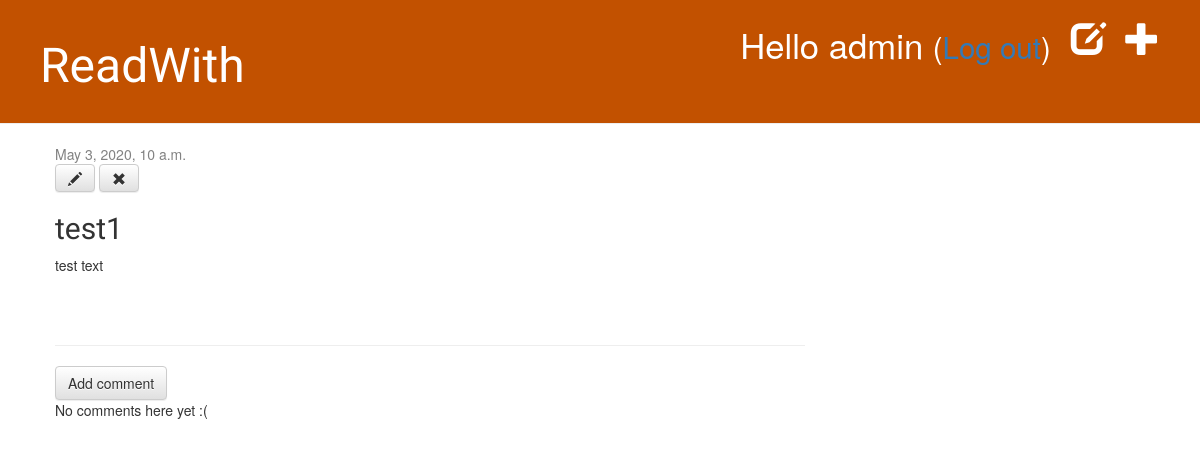
The page /post/1/ (signed in) on the database as committed earlier.
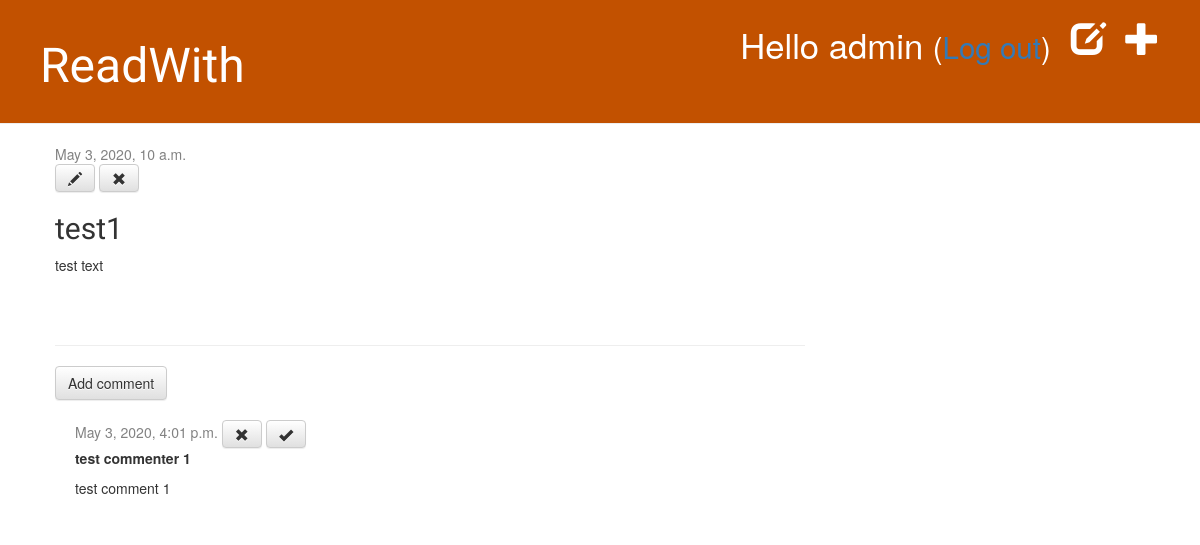
The same page on the database as committed later.
### readwith/models.py (models this page shows, shortened)
class Comment(models.Model):
    post = models.ForeignKey('readwith.Post', on_delete=models.CASCADE, related_name='comments')
    author = models.CharField(max_length=200)
    text = models.TextField()
    created_date = models.DateTimeField(default=timezone.now)
    approved_comment = models.BooleanField(default=False)

### readwith/views.py (the view)
# urls.py: path('post/<int:pk>/', views.post_detail, name='post_detail'),
def post_detail(request, pk):
    post = get_object_or_404(Post, pk=pk)
    return render(request, 'readwith/post_detail.html', {'post': post})

### readwith/templates/readwith/post_detail.html
{% extends 'readwith/base.html' %}
{% block content %}
    <div class="post">
        {% if post.published_date %}
            <div class="date">
                {{ post.published_date }}
            </div>
        {% else %}
            <a class="btn btn-default" href="{% url 'post_publish' pk=post.pk %}">Publish</a>
        {% endif %}
        {% if user.is_authenticated %}
            <a class="btn btn-default" href="{% url 'post_edit' pk=post.pk %}"><span class="glyphicon glyphicon-pencil"></span></a>
            <a class="btn btn-default" href="{% url 'post_remove' pk=post.pk %}"><span class="glyphicon glyphicon-remove"></span></a>
        {% endif %}
        <h2>{{ post.title }}</h2>
        <p>{{ post.text|linebreaksbr }}</p>
    </div>
    <hr>
    <a class="btn btn-default" href="{% url 'add_comment_to_post' pk=post.pk %}">Add comment</a>
{% for comment in post.comments.all %}
    {% if user.is_authenticated or comment.approved_comment %}
    <div class="comment">
        <div class="date">
            {{ comment.created_date }}
            {% if not comment.approved_comment %}
                <a class="btn btn-default" href="{% url 'comment_remove' pk=comment.pk %}"><span class="glyphicon glyphicon-remove"></span></a>
                <a class="btn btn-default" href="{% url 'comment_approve' pk=comment.pk %}"><span class="glyphicon glyphicon-ok"></span></a>
            {% endif %}
        </div>
        <strong>{{ comment.author }}</strong>
        <p>{{ comment.text|linebreaks }}</p>
    </div>
    {% endif %}
{% empty %}
    <p>No comments here yet :(</p>
{% endfor %}
{% endblock %}

Rows that differ between the two databases and show on the page:
added Comment: created_date "May 3, 2020, 4:01 p.m.", approved_comment False (drawn), author "test commenter 1", text "test comment 1"
Other text that changed with them:
text no longer shown: "No comments here yet :("
